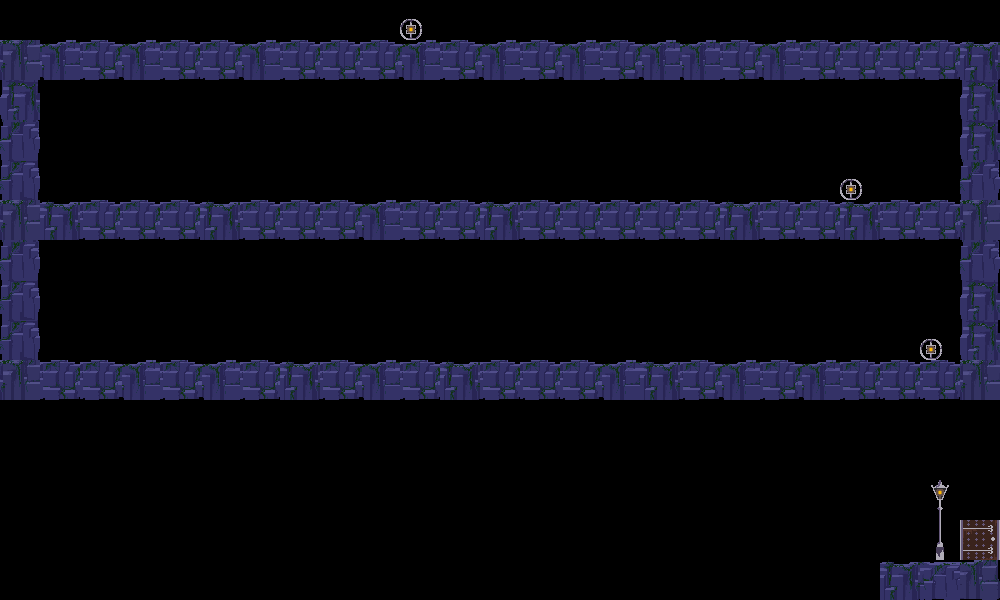

A 2D game scene composited from a Tiled map and its tileset images. What follows is a short description and the map's XML, with each tile layer's data collapsed to a summary:
An orthogonal 25x15 tile map with 40x40 px tiles, 1 tile layer (Tile Layer 1), 22 tilesets.

<map version="1.0" orientation="orthogonal" renderorder="right-down" width="25" height="15" tilewidth="40" tileheight="40" nextobjectid="1">
 <tileset firstgid="1" name="rocksHorizontal1" tilewidth="40" tileheight="40">
  <image source="tiles/rock/rocksHorizontal1.png" width="40" height="40" />
 </tileset>
 <tileset firstgid="2" name="rocksHorizontal2" tilewidth="40" tileheight="40">
  <image source="tiles/rock/rocksHorizontal2.png" width="40" height="40" />
 </tileset>
 <tileset firstgid="3" name="rocksHorizontal3" tilewidth="40" tileheight="40">
  <image source="tiles/rock/rocksHorizontal3.png" width="40" height="40" />
 </tileset>
 <tileset firstgid="4" name="rocksHorizontal4" tilewidth="40" tileheight="40">
  <image source="tiles/rock/rocksHorizontal4.png" width="40" height="40" />
 </tileset>
 <tileset firstgid="5" name="rocksHorizontal5" tilewidth="40" tileheight="40">
  <image source="tiles/rock/rocksHorizontal5.png" width="40" height="40" />
 </tileset>
 <tileset firstgid="6" name="rocksHorizontal6" tilewidth="40" tileheight="40">
  <image source="tiles/rock/rocksHorizontal6.png" width="40" height="40" />
 </tileset>
 <tileset firstgid="7" name="middle" tilewidth="40" tileheight="40">
  <image source="tiles/rock/middle.png" width="40" height="40" />
 </tileset>
 <tileset firstgid="8" name="rocksVertical1" tilewidth="40" tileheight="40">
  <image source="tiles/rock/rocksVertical1.png" width="40" height="40" />
 </tileset>
 <tileset firstgid="9" name="rocksVertical2" tilewidth="40" tileheight="40">
  <image source="tiles/rock/rocksVertical2.png" width="40" height="40" />
 </tileset>
 <tileset firstgid="10" name="rocksVertical3" tilewidth="40" tileheight="40">
  <image source="tiles/rock/rocksVertical3.png" width="40" height="40" />
 </tileset>
 <tileset firstgid="11" name="rocksVertical4" tilewidth="40" tileheight="40">
  <image source="tiles/rock/rocksVertical4.png" width="40" height="40" />
 </tileset>
 <tileset firstgid="12" name="rocksVertical5" tilewidth="40" tileheight="40">
  <image source="tiles/rock/rocksVertical5.png" width="40" height="40" />
 </tileset>
 <tileset firstgid="13" name="rocksVertical6" tilewidth="40" tileheight="40">
  <image source="tiles/rock/rocksVertical6.png" width="40" height="40" />
 </tileset>
 <tileset firstgid="14" name="a" tilewidth="40" tileheight="40">
  <image source="controls/a.png" width="40" height="40" />
 </tileset>
 <tileset firstgid="15" name="d" tilewidth="40" tileheight="40">
  <image source="controls/d.png" width="40" height="40" />
 </tileset>
 <tileset firstgid="16" name="w" tilewidth="40" tileheight="40">
  <image source="controls/w.png" width="40" height="40" />
 </tileset>
 <tileset firstgid="17" name="lamppostTallTop" tilewidth="18" tileheight="40">
  <tileoffset x="11" y="0" />
  <image source="lights/lamppostTallTop.png" width="18" height="40" />
 </tileset>
 <tileset firstgid="18" name="lamppostTallBottom" tilewidth="18" tileheight="40">
  <tileoffset x="11" y="0" />
  <image source="lights/lamppostTallBottom.png" width="18" height="40" />
 </tileset>
 <tileset firstgid="19" name="doorBottom" tilewidth="40" tileheight="40">
  <image source="doorBottom.png" width="40" height="40" />
 </tileset>
 <tileset firstgid="20" name="doorTop" tilewidth="40" tileheight="9">
  <tileoffset x="0" y="32" />
  <image source="doorTop.png" width="40" height="9" />
 </tileset>
 <tileset firstgid="21" name="movingSpotlight2" tilewidth="24" tileheight="35">
  <tileoffset x="8" y="-10" />
  <image source="lights/movingSpotlight2.png" width="24" height="35" />
 </tileset>
 <tileset firstgid="22" name="lantern" tilewidth="22" tileheight="21">
  <image source="lights/lantern.png" width="22" height="21" />
 </tileset>
 <layer name="Tile Layer 1" width="25" height="15">
  <data>[375 cells, 97 non-empty, 14 distinct tile ids]</data>
 </layer>
</map>